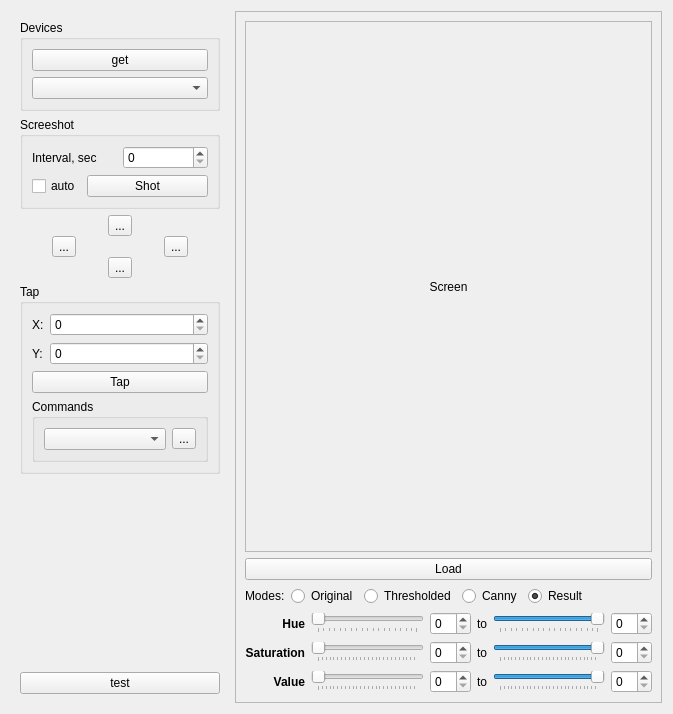
<?xml version="1.0" encoding="UTF-8"?>
<ui version="4.0">
 <class>MainBox</class>
 <widget class="QWidget" name="MainBox">
  <property name="geometry">
   <rect>
    <x>0</x>
    <y>0</y>
    <width>673</width>
    <height>714</height>
   </rect>
  </property>
  <property name="windowTitle">
   <string>Dialog</string>
  </property>
  <layout class="QHBoxLayout" name="horizontalLayout">
   <item>
    <layout class="QVBoxLayout" name="verticalLayout">
     <property name="leftMargin">
      <number>9</number>
     </property>
     <property name="topMargin">
      <number>9</number>
     </property>
     <property name="rightMargin">
      <number>9</number>
     </property>
     <property name="bottomMargin">
      <number>9</number>
     </property>
     <item>
      <widget class="QGroupBox" name="groupBox_2">
       <property name="minimumSize">
        <size>
         <width>200</width>
         <height>0</height>
        </size>
       </property>
       <property name="title">
        <string>Devices</string>
       </property>
       <layout class="QVBoxLayout" name="verticalLayout_5">
        <item>
         <widget class="QPushButton" name="btn_devices">
          <property name="text">
           <string>get</string>
          </property>
         </widget>
        </item>
        <item>
         <widget class="QComboBox" name="cb_devices"/>
        </item>
       </layout>
      </widget>
     </item>
     <item>
      <widget class="QGroupBox" name="groupBox_3">
       <property name="title">
        <string>Screeshot</string>
       </property>
       <layout class="QVBoxLayout" name="verticalLayout_6">
        <item>
         <layout class="QHBoxLayout" name="horizontalLayout_3">
          <item>
           <widget class="QLabel" name="label_10">
            <property name="text">
             <string>Interval, sec</string>
            </property>
           </widget>
          </item>
          <item>
           <widget class="QSpinBox" name="sb_interval"/>
          </item>
         </layout>
        </item>
        <item>
         <layout class="QHBoxLayout" name="horizontalLayout_5">
          <item>
           <widget class="QCheckBox" name="cb_auto">
            <property name="sizePolicy">
             <sizepolicy hsizetype="Fixed" vsizetype="Fixed">
              <horstretch>0</horstretch>
              <verstretch>0</verstretch>
             </sizepolicy>
            </property>
            <property name="text">
             <string>auto</string>
            </property>
           </widget>
          </item>
          <item>
           <widget class="QPushButton" name="btn_create_screenshot">
            <property name="text">
             <string>Shot</string>
            </property>
           </widget>
          </item>
         </layout>
        </item>
       </layout>
      </widget>
     </item>
     <item>
      <layout class="QGridLayout" name="gridLayout">
       <property name="spacing">
        <number>0</number>
       </property>
       <item row="1" column="0">
        <widget class="QToolButton" name="btn_swipe_RL">
         <property name="text">
          <string>...</string>
         </property>
         <property name="icon">
          <iconset resource="../../../../../lib/pictures/arrow.qrc">
           <normaloff>:/arrow/arrow-left.png</normaloff>:/arrow/arrow-left.png</iconset>
         </property>
        </widget>
       </item>
       <item row="2" column="1">
        <widget class="QToolButton" name="btn_swipe_UD">
         <property name="text">
          <string>...</string>
         </property>
         <property name="icon">
          <iconset resource="../../../../../lib/pictures/arrow.qrc">
           <normaloff>:/arrow/arrow-down.png</normaloff>:/arrow/arrow-down.png</iconset>
         </property>
        </widget>
       </item>
       <item row="0" column="1">
        <widget class="QToolButton" name="btn_swipe_DU">
         <property name="text">
          <string>...</string>
         </property>
         <property name="icon">
          <iconset resource="../../../../../lib/pictures/arrow.qrc">
           <normaloff>:/arrow/arrow-up.png</normaloff>:/arrow/arrow-up.png</iconset>
         </property>
        </widget>
       </item>
       <item row="1" column="2">
        <widget class="QToolButton" name="btn_swipe_LR">
         <property name="text">
          <string>...</string>
         </property>
         <property name="icon">
          <iconset resource="../../../../../lib/pictures/arrow.qrc">
           <normaloff>:/arrow/arrow-right.png</normaloff>:/arrow/arrow-right.png</iconset>
         </property>
        </widget>
       </item>
      </layout>
     </item>
     <item>
      <widget class="QGroupBox" name="groupBox">
       <property name="title">
        <string>Tap</string>
       </property>
       <layout class="QVBoxLayout" name="verticalLayout_3">
        <item>
         <layout class="QGridLayout" name="gridLayout_2">
          <item row="1" column="0">
           <widget class="QLabel" name="label_2">
            <property name="sizePolicy">
             <sizepolicy hsizetype="Fixed" vsizetype="Preferred">
              <horstretch>0</horstretch>
              <verstretch>0</verstretch>
             </sizepolicy>
            </property>
            <property name="text">
             <string>Y:</string>
            </property>
           </widget>
          </item>
          <item row="0" column="0">
           <widget class="QLabel" name="label">
            <property name="sizePolicy">
             <sizepolicy hsizetype="Fixed" vsizetype="Preferred">
              <horstretch>0</horstretch>
              <verstretch>0</verstretch>
             </sizepolicy>
            </property>
            <property name="text">
             <string>X:</string>
            </property>
           </widget>
          </item>
          <item row="0" column="1">
           <widget class="QSpinBox" name="sb_pos_x"/>
          </item>
          <item row="1" column="1">
           <widget class="QSpinBox" name="sb_pos_y"/>
          </item>
         </layout>
        </item>
        <item>
         <widget class="QPushButton" name="btn_tap">
          <property name="text">
           <string>Tap</string>
          </property>
         </widget>
        </item>
        <item>
         <widget class="QGroupBox" name="groupBox_4">
          <property name="title">
           <string>Commands</string>
          </property>
          <layout class="QHBoxLayout" name="horizontalLayout_6">
           <item>
            <widget class="QComboBox" name="cb_commands"/>
           </item>
           <item>
            <widget class="QToolButton" name="btn_adb">
             <property name="text">
              <string>...</string>
             </property>
            </widget>
           </item>
          </layout>
         </widget>
        </item>
       </layout>
      </widget>
     </item>
     <item>
      <spacer name="verticalSpacer">
       <property name="orientation">
        <enum>Qt::Vertical</enum>
       </property>
       <property name="sizeHint" stdset="0">
        <size>
         <width>20</width>
         <height>40</height>
        </size>
       </property>
      </spacer>
     </item>
     <item>
      <widget class="AutoClicker" name="autoclicker_widget" native="true"/>
     </item>
     <item>
      <widget class="QPushButton" name="btn_test">
       <property name="text">
        <string>test</string>
       </property>
      </widget>
     </item>
    </layout>
   </item>
   <item>
    <widget class="QFrame" name="frame">
     <property name="minimumSize">
      <size>
       <width>200</width>
       <height>0</height>
      </size>
     </property>
     <property name="frameShape">
      <enum>QFrame::StyledPanel</enum>
     </property>
     <property name="frameShadow">
      <enum>QFrame::Raised</enum>
     </property>
     <layout class="QVBoxLayout" name="verticalLayout_4">
      <item>
       <widget class="QScrollArea" name="scrollArea">
        <property name="widgetResizable">
         <bool>true</bool>
        </property>
        <widget class="QWidget" name="scrollAreaWidgetContents">
         <property name="geometry">
          <rect>
           <x>0</x>
           <y>0</y>
           <width>417</width>
           <height>491</height>
          </rect>
         </property>
         <layout class="QVBoxLayout" name="verticalLayout_2">
          <item>
           <widget class="QLabel" name="lbl_screenshot">
            <property name="text">
             <string>Screen</string>
            </property>
            <property name="alignment">
             <set>Qt::AlignCenter</set>
            </property>
           </widget>
          </item>
         </layout>
        </widget>
       </widget>
      </item>
      <item>
       <widget class="QPushButton" name="btn_load">
        <property name="text">
         <string>Load</string>
        </property>
       </widget>
      </item>
      <item>
       <layout class="QHBoxLayout" name="horizontalLayout_2">
        <item>
         <widget class="QLabel" name="label_8">
          <property name="text">
           <string>Modes:</string>
          </property>
         </widget>
        </item>
        <item>
         <widget class="QRadioButton" name="rbOriginal">
          <property name="text">
           <string>Original</string>
          </property>
         </widget>
        </item>
        <item>
         <widget class="QRadioButton" name="rbThresholded">
          <property name="text">
           <string>Thresholded</string>
          </property>
          <property name="checked">
           <bool>false</bool>
          </property>
         </widget>
        </item>
        <item>
         <widget class="QRadioButton" name="rbCanny">
          <property name="text">
           <string>Canny</string>
          </property>
          <property name="checked">
           <bool>false</bool>
          </property>
         </widget>
        </item>
        <item>
         <widget class="QRadioButton" name="rbResult">
          <property name="text">
           <string>Result</string>
          </property>
          <property name="checked">
           <bool>true</bool>
          </property>
         </widget>
        </item>
        <item>
         <spacer name="horizontalSpacer">
          <property name="orientation">
           <enum>Qt::Horizontal</enum>
          </property>
          <property name="sizeHint" stdset="0">
           <size>
            <width>40</width>
            <height>20</height>
           </size>
          </property>
         </spacer>
        </item>
       </layout>
      </item>
      <item>
       <layout class="QGridLayout" name="gridLayout_3">
        <item row="0" column="0">
         <widget class="QLabel" name="label_5">
          <property name="font">
           <font>
            <weight>75</weight>
            <bold>true</bold>
           </font>
          </property>
          <property name="text">
           <string>Hue</string>
          </property>
          <property name="alignment">
           <set>Qt::AlignRight|Qt::AlignTrailing|Qt::AlignVCenter</set>
          </property>
         </widget>
        </item>
        <item row="2" column="1">
         <widget class="QSlider" name="slValueFrom">
          <property name="maximum">
           <number>255</number>
          </property>
          <property name="orientation">
           <enum>Qt::Horizontal</enum>
          </property>
          <property name="tickPosition">
           <enum>QSlider::TicksBelow</enum>
          </property>
         </widget>
        </item>
        <item row="1" column="4">
         <widget class="QSlider" name="slSaturationTo">
          <property name="maximum">
           <number>255</number>
          </property>
          <property name="value">
           <number>255</number>
          </property>
          <property name="orientation">
           <enum>Qt::Horizontal</enum>
          </property>
          <property name="tickPosition">
           <enum>QSlider::TicksBelow</enum>
          </property>
         </widget>
        </item>
        <item row="0" column="3">
         <widget class="QLabel" name="label_6">
          <property name="text">
           <string>to</string>
          </property>
         </widget>
        </item>
        <item row="1" column="2">
         <widget class="QSpinBox" name="spSaturationFrom"/>
        </item>
        <item row="1" column="3">
         <widget class="QLabel" name="label_7">
          <property name="text">
           <string>to</string>
          </property>
         </widget>
        </item>
        <item row="2" column="5">
         <widget class="QSpinBox" name="spValueTo"/>
        </item>
        <item row="2" column="4">
         <widget class="QSlider" name="slValueTo">
          <property name="maximum">
           <number>255</number>
          </property>
          <property name="value">
           <number>255</number>
          </property>
          <property name="orientation">
           <enum>Qt::Horizontal</enum>
          </property>
          <property name="tickPosition">
           <enum>QSlider::TicksBelow</enum>
          </property>
         </widget>
        </item>
        <item row="0" column="2">
         <widget class="QSpinBox" name="spHueFrom"/>
        </item>
        <item row="2" column="2">
         <widget class="QSpinBox" name="spValueFrom"/>
        </item>
        <item row="1" column="1">
         <widget class="QSlider" name="slSaturationFrom">
          <property name="maximum">
           <number>255</number>
          </property>
          <property name="orientation">
           <enum>Qt::Horizontal</enum>
          </property>
          <property name="tickPosition">
           <enum>QSlider::TicksBelow</enum>
          </property>
         </widget>
        </item>
        <item row="1" column="5">
         <widget class="QSpinBox" name="spSaturationTo"/>
        </item>
        <item row="1" column="0">
         <widget class="QLabel" name="label_4">
          <property name="font">
           <font>
            <weight>75</weight>
            <bold>true</bold>
           </font>
          </property>
          <property name="text">
           <string>Saturation</string>
          </property>
          <property name="alignment">
           <set>Qt::AlignRight|Qt::AlignTrailing|Qt::AlignVCenter</set>
          </property>
         </widget>
        </item>
        <item row="2" column="0">
         <widget class="QLabel" name="label_3">
          <property name="font">
           <font>
            <weight>75</weight>
            <bold>true</bold>
           </font>
          </property>
          <property name="text">
           <string>Value</string>
          </property>
          <property name="alignment">
           <set>Qt::AlignRight|Qt::AlignTrailing|Qt::AlignVCenter</set>
          </property>
         </widget>
        </item>
        <item row="0" column="5">
         <widget class="QSpinBox" name="spHueTo"/>
        </item>
        <item row="2" column="3">
         <widget class="QLabel" name="label_9">
          <property name="text">
           <string>to</string>
          </property>
         </widget>
        </item>
        <item row="0" column="1">
         <widget class="QSlider" name="slHueFrom">
          <property name="maximum">
           <number>179</number>
          </property>
          <property name="orientation">
           <enum>Qt::Horizontal</enum>
          </property>
          <property name="tickPosition">
           <enum>QSlider::TicksBelow</enum>
          </property>
         </widget>
        </item>
        <item row="0" column="4">
         <widget class="QSlider" name="slHueTo">
          <property name="maximum">
           <number>179</number>
          </property>
          <property name="value">
           <number>179</number>
          </property>
          <property name="orientation">
           <enum>Qt::Horizontal</enum>
          </property>
          <property name="tickPosition">
           <enum>QSlider::TicksBelow</enum>
          </property>
         </widget>
        </item>
       </layout>
      </item>
     </layout>
    </widget>
   </item>
  </layout>
 </widget>
 <customwidgets>
  <customwidget>
   <class>AutoClicker</class>
   <extends>QWidget</extends>
   <header>autoclicker.hpp</header>
   <container>1</container>
  </customwidget>
 </customwidgets>
 <tabstops>
  <tabstop>btn_swipe_DU</tabstop>
  <tabstop>btn_swipe_RL</tabstop>
  <tabstop>btn_swipe_LR</tabstop>
  <tabstop>btn_swipe_UD</tabstop>
 </tabstops>
 <resources>
  <include location="../../../../../lib/pictures/arrow.qrc"/>
 </resources>
 <connections/>
</ui>
